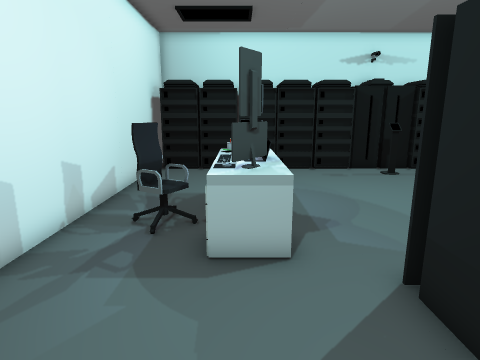
[1] (above)

21 first-person views from a walk through a scene from a Unity 3-D project. The camera is 1.5 m above the floor, tilts 12° down and sees 75° across. The floor is counted in squares, 0.5 m on a side. Each view is taken from the middle of a square. On the plan, view 1 faces up. The plan holds only what a view shows up to about 20 squares ahead; the rest is blank. The player character is not drawn. Some surface patterns are stand-ins.

[2]
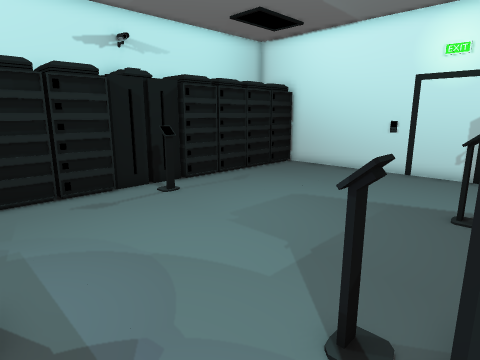

[3]
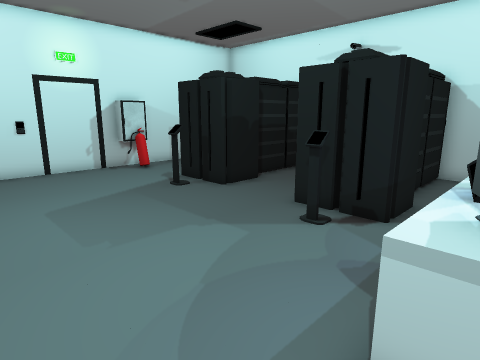

[4]
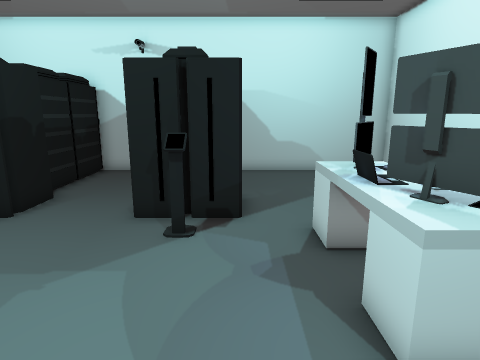

[5]
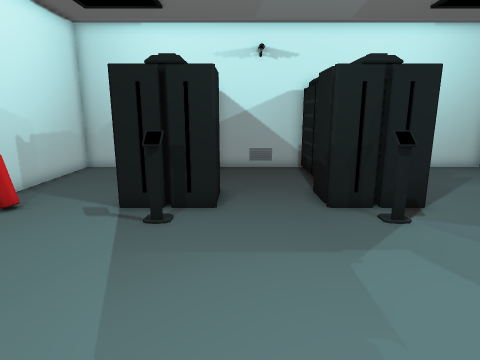

[6]
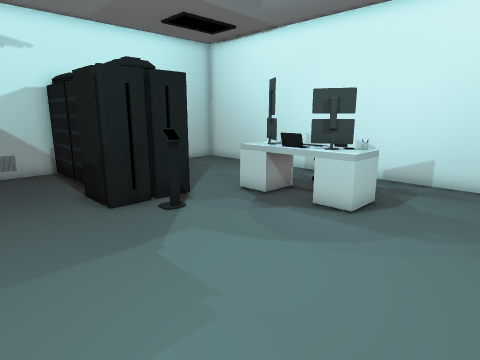

[7]
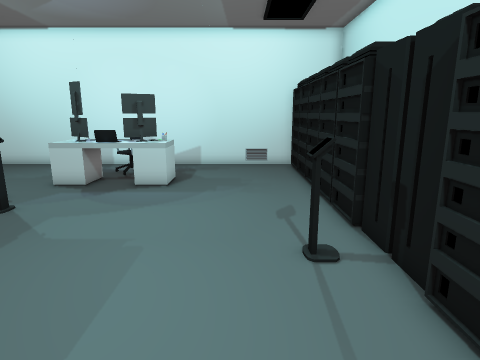

[8]
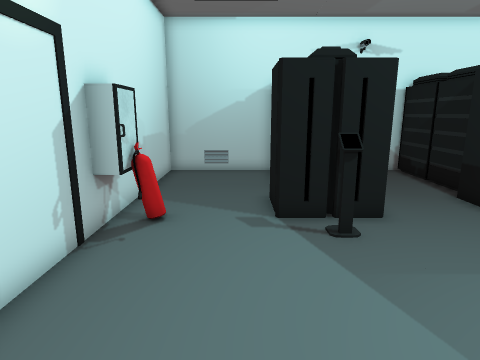

[9]
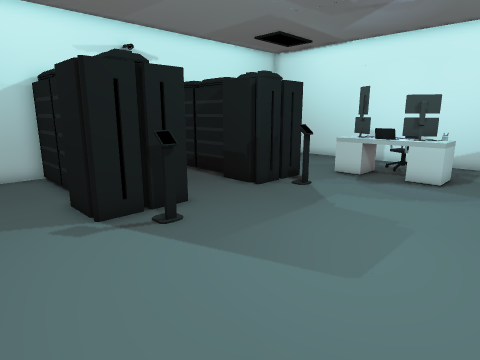

[10]
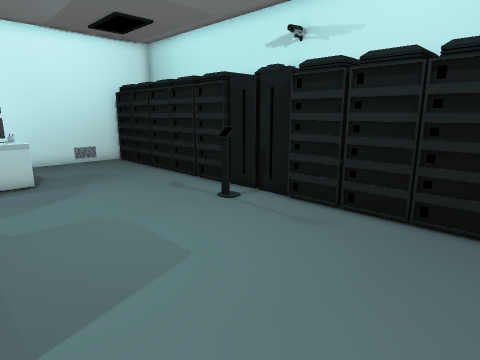

[11]
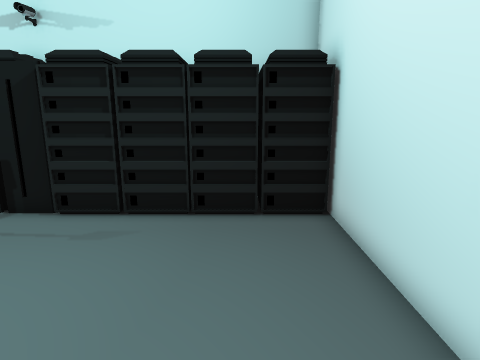

[12]
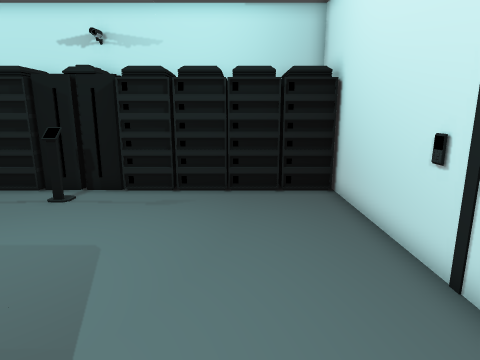

[13]
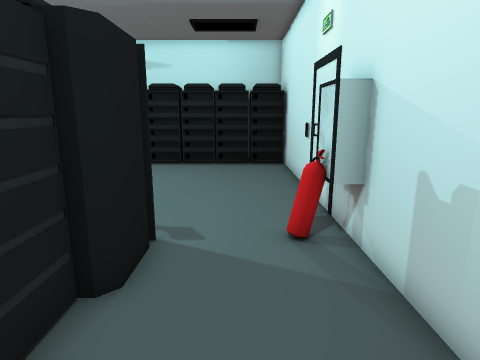

[14]
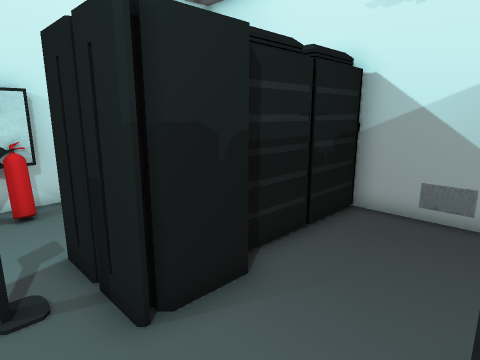

[15]
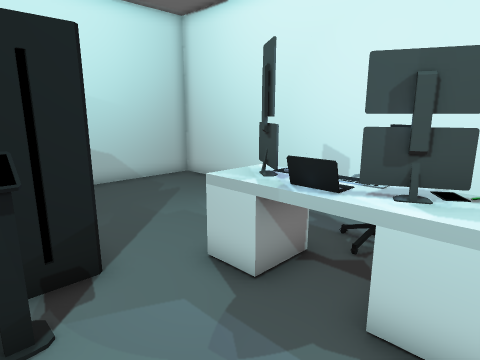

[16]
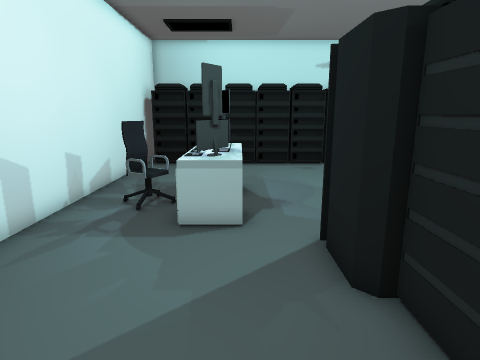

[17]
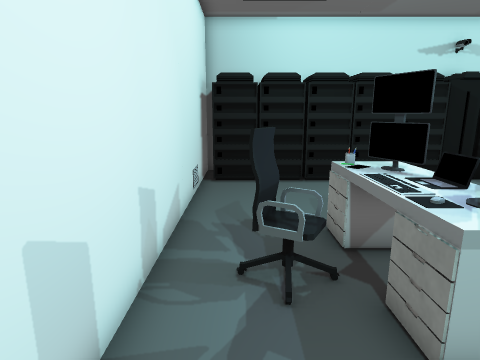

[18]
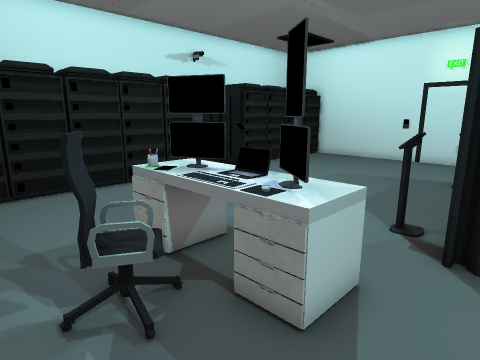

[19]
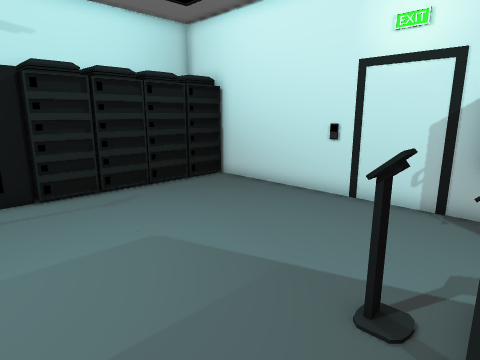

[20]
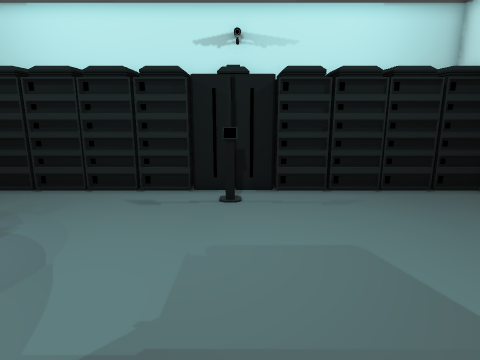

[21]
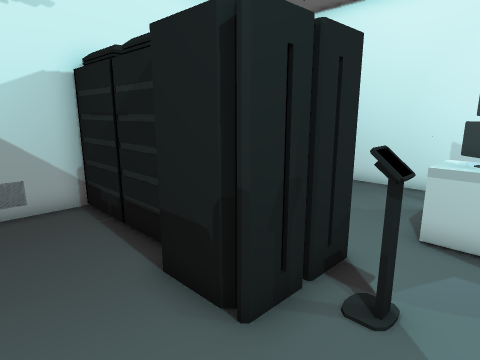

### Floor plan
Points are (right, up) in squares from view 1. A wall is a line through its corners. A room is listed if a view was taken in it or the views show most of it. See-through windows are left out.
Room 1 (views 1, 2, 3, 4, 5, 6, 7, 8, 9, 10, 11, 12, 13, 14, 15, 16, 17, 18, 19, 20, 21)
walls: (4.7, 6.6) (4.7, 6.3) (4.4, 6.3) (4.4, 6.6) (4.7, 6.6); (4.3, 6.8) (4.3, 6.2); (11.2, 6.6) (11.5, 6.6) (11.5, 6.3) (11.2, 6.3) (11.2, 6.6); (11.6, 6.5) (11.1, 6.5); (7.8, 15.9) (7.8, 15.5) (7.5, 15.5) (7.5, 15.9); (5.4, -2.7) (10.5, -2.7); (12.2, -2.7) (17.8, -2.7) (17.8, 18.1); (-4.7, 19.5) (-4.7, -2.7) (3.6, -2.7)
objects: server (-4, 17) to (-3, 17); chair (-3, 8) to (-2, 9); server (-2, 17) to (-1, 18); desk (-1, 6) to (1, 7); keyboard (-1, 8) to (-1, 9); desk (-1, 10) to (1, 11); laptop (0, 8) to (1, 9); server (0, 17) to (1, 19); server (2, 17) to (3, 18); server (3, 3) to (6, 5); server (4, -2) to (6, 0); server (4, 1) to (6, 3); server (4, 17) to (6, 19); server (7, 17) to (8, 19); server (9, 17) to (11, 19); server (10, -2) to (12, 0); server (10, 1) to (12, 3); server (10, 3) to (13, 5); server (12, 17) to (13, 19); server (14, 17) to (15, 18); fire extinguisher (16, 5); server (16, 17) to (17, 18); other object (17, 5) to (17, 6)

Positions as (right, up) in squares from view 1, and headings:
1: (0, 0), facing up
2: (1, 5), facing up-right
3: (0, 14), facing down-right
4: (3, 14), facing down
5: (9, 15), facing down
6: (10, 15), facing down-left
7: (14, 14), facing left
8: (14, 14), facing down
9: (16, 14), facing down-left
10: (16, 8), facing up-left
11: (15, 8), facing up
12: (14, 5), facing up
13: (15, -2), facing up
14: (6, 7), facing down-right
15: (5, 11), facing down-left
16: (1, -2), facing up
17: (-3, 3), facing up
18: (-4, 4), facing up-right
19: (7, 5), facing up-right
20: (8, 5), facing up
21: (9, 8), facing down-left
